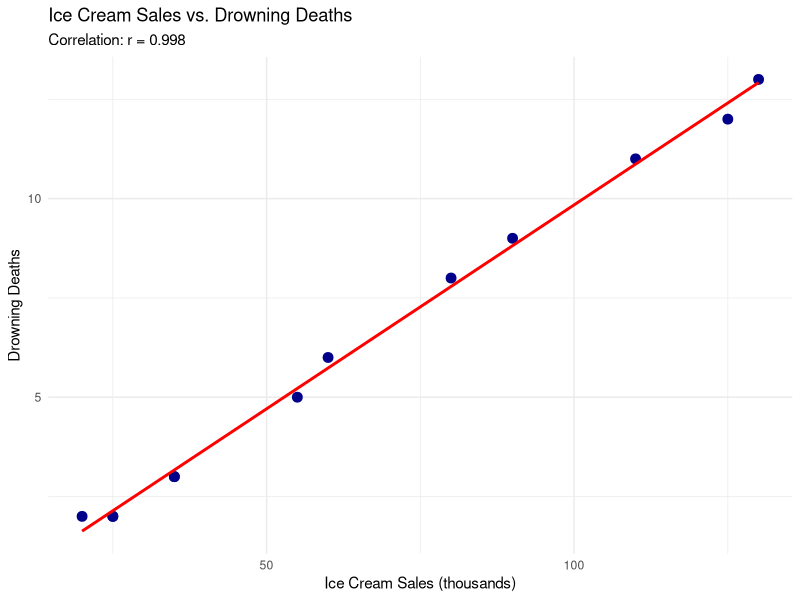
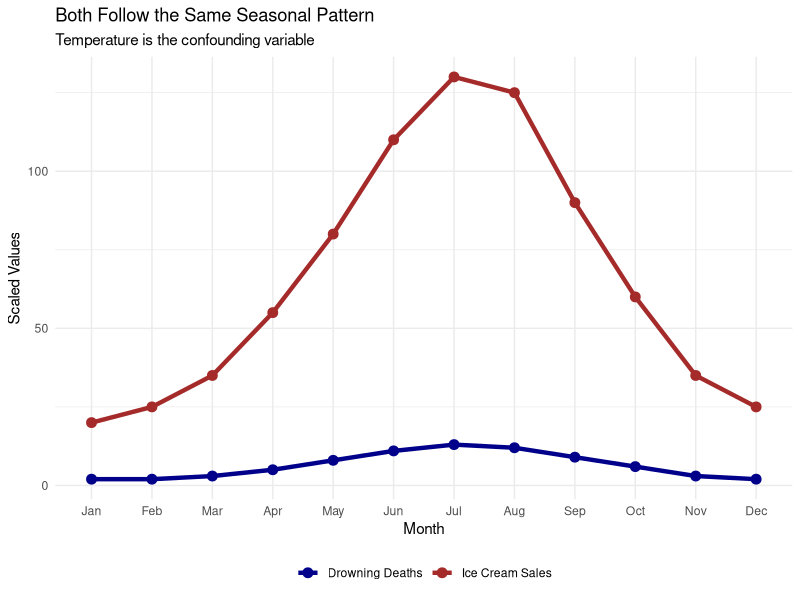
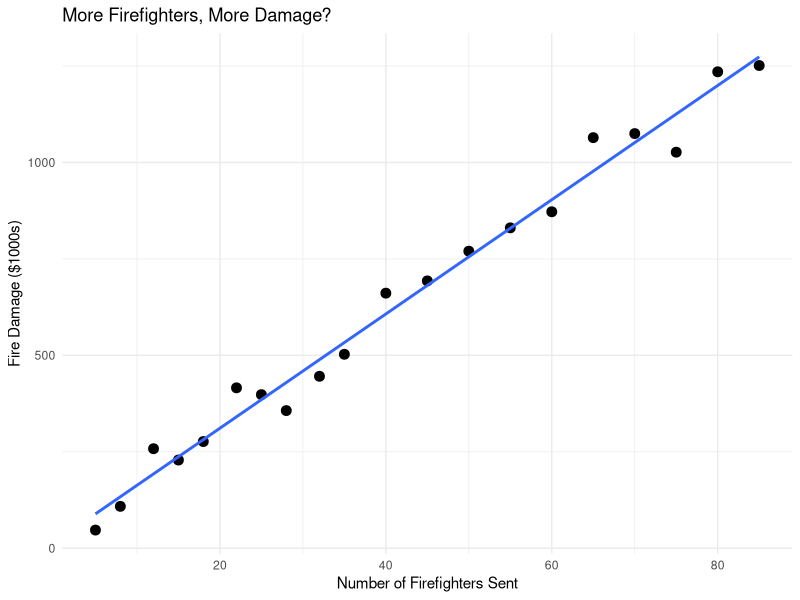
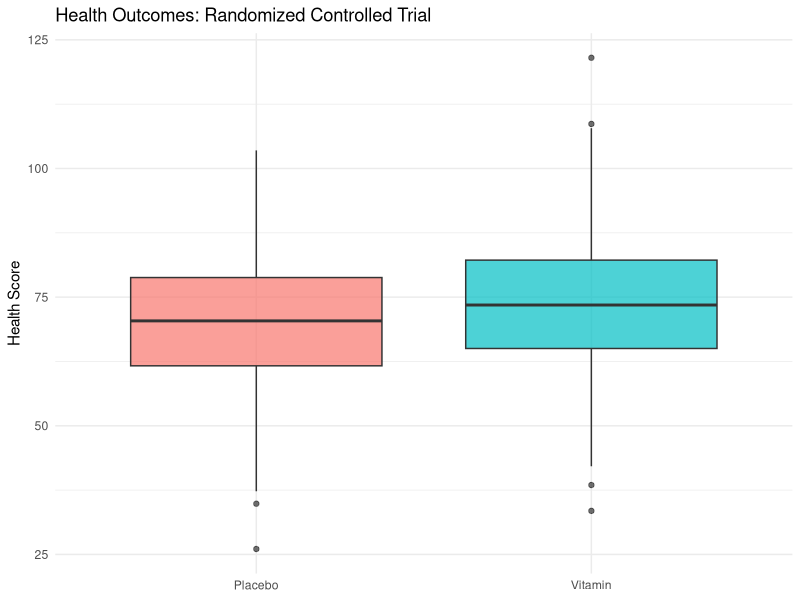
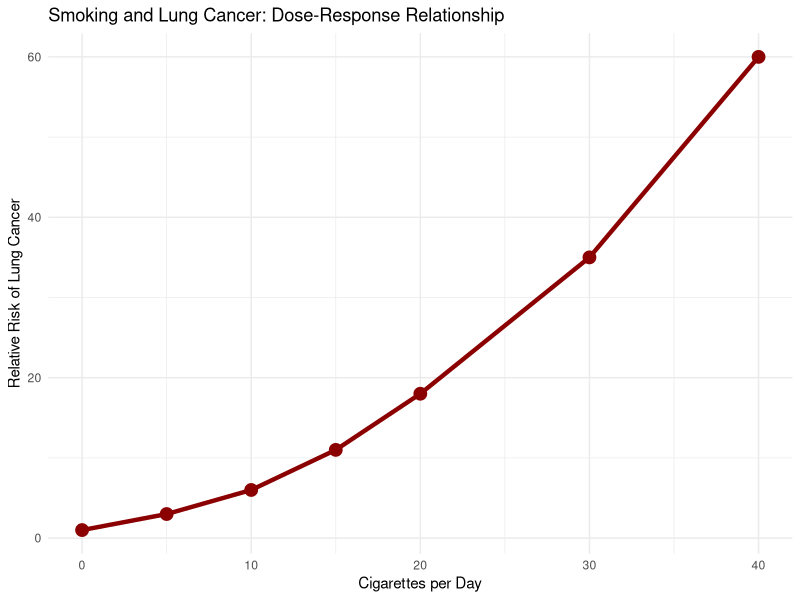
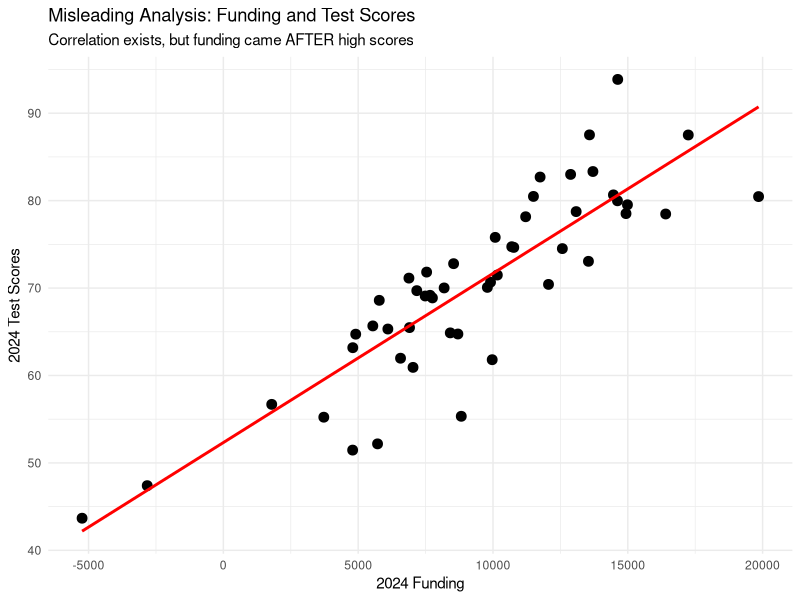

Here is the R script that generated these plots, in order:
## ---- chunk 1
knitr::opts_chunk$set(echo = TRUE)
library(tidyverse)
## ---- chunk 2
# Simulated monthly data
months <- c("Jan", "Feb", "Mar", "Apr", "May", "Jun",
            "Jul", "Aug", "Sep", "Oct", "Nov", "Dec")

ice_cream_sales <- c(20, 25, 35, 55, 80, 110, 130, 125, 90, 60, 35, 25)
drowning_deaths <- c(2, 2, 3, 5, 8, 11, 13, 12, 9, 6, 3, 2)
temperature <- c(35, 38, 48, 58, 68, 78, 85, 83, 72, 60, 45, 38)

summer_data <- tibble(
  month = factor(months, levels = months),
  ice_cream_sales = ice_cream_sales,
  drowning_deaths = drowning_deaths,
  temperature = temperature
)

# Calculate correlation
cor_ice_cream_drowning <- cor(ice_cream_sales, drowning_deaths)

# Visualize
ggplot(summer_data, aes(x = ice_cream_sales, y = drowning_deaths)) +
  geom_point(size = 3, color = "darkblue") +
  geom_smooth(method = "lm", se = FALSE, color = "red") +
  labs(
    title = "Ice Cream Sales vs. Drowning Deaths",
    subtitle = paste0("Correlation: r = ", round(cor_ice_cream_drowning, 3)),
    x = "Ice Cream Sales (thousands)",
    y = "Drowning Deaths"
  ) +
  theme_minimal()
## ---- chunk 3
# Show temperature as the confounding variable
summer_data |>
  pivot_longer(cols = c(ice_cream_sales, drowning_deaths),
               names_to = "variable",
               values_to = "value") |>
  ggplot(aes(x = month, y = value, color = variable, group = variable)) +
  geom_line(size = 1.5) +
  geom_point(size = 3) +
  scale_color_manual(values = c("ice_cream_sales" = "brown",
                                "drowning_deaths" = "darkblue"),
                    labels = c("Drowning Deaths", "Ice Cream Sales")) +
  labs(
    title = "Both Follow the Same Seasonal Pattern",
    subtitle = "Temperature is the confounding variable",
    x = "Month",
    y = "Scaled Values",
    color = NULL
  ) +
  theme_minimal() +
  theme(legend.position = "bottom")
## ---- chunk 4
# Simulated data
set.seed(123)
fire_data <- tibble(
  city = paste("City", 1:20),
  firefighters_sent = c(5, 8, 12, 15, 18, 22, 25, 28, 32, 35,
                       40, 45, 50, 55, 60, 65, 70, 75, 80, 85),
  fire_damage = firefighters_sent * 15 + rnorm(20, 0, 50)
)

ggplot(fire_data, aes(x = firefighters_sent, y = fire_damage)) +
  geom_point(size = 3) +
  geom_smooth(method = "lm", se = FALSE) +
  labs(
    title = "More Firefighters, More Damage?",
    x = "Number of Firefighters Sent",
    y = "Fire Damage ($1000s)"
  ) +
  theme_minimal()

cat("Correlation:", round(cor(fire_data$firefighters_sent,
                              fire_data$fire_damage), 3))
## ---- chunk 5
# Simulate a randomized experiment
set.seed(456)

# Create two groups
experiment_data <- tibble(
  person_id = 1:1000,
  treatment = sample(c("Vitamin", "Placebo"), 1000, replace = TRUE),
  # Simulate baseline health (same distribution for both groups)
  baseline_health = rnorm(1000, mean = 70, sd = 10),
  # Add small treatment effect for vitamin group
  health_outcome = baseline_health +
    if_else(treatment == "Vitamin", 3, 0) +
    rnorm(1000, 0, 8)
)

# Compare groups
experiment_summary <- experiment_data |>
  group_by(treatment) |>
  summarise(
    n = n(),
    mean_baseline = mean(baseline_health),
    mean_outcome = mean(health_outcome),
    improvement = mean_outcome - mean_baseline
  )

experiment_summary

# Visualize
ggplot(experiment_data, aes(x = treatment, y = health_outcome, fill = treatment)) +
  geom_boxplot(alpha = 0.7) +
  labs(
    title = "Health Outcomes: Randomized Controlled Trial",
    x = NULL,
    y = "Health Score"
  ) +
  theme_minimal() +
  theme(legend.position = "none")
## ---- chunk 6
study_types <- tibble(
  design = c("Anecdote/Case Study",
             "Cross-sectional Survey",
             "Observational Cohort Study",
             "Randomized Controlled Trial",
             "Meta-analysis of RCTs"),

  description = c(
    "A single person's experience",
    "Survey asking people about habits and outcomes at one time",
    "Follow people over time, compare those who do X vs. don't",
    "Randomly assign people to treatment or control",
    "Combine results from multiple randomized trials"
  ),

  example = c(
    "I ate kale and lost 10 pounds",
    "Coffee drinkers report less depression",
    "Track 10,000 people for 20 years, compare diet and health",
    "Randomly assign 500 people to exercise program or not",
    "Combine 30 studies on exercise and heart health"
  ),

  strength = c(1, 2, 3, 4, 5),  # 1 = weakest, 5 = strongest

  can_claim_causation = c("No", "No", "Maybe", "Yes", "Yes (strongest)")
)

study_types
## ---- chunk 7
# Simulated data showing dose-response relationship
smoking_data <- tibble(
  cigarettes_per_day = c(0, 5, 10, 15, 20, 30, 40),
  lung_cancer_risk = c(1, 3, 6, 11, 18, 35, 60),  # Risk relative to non-smokers
  group_label = c("Non-smoker", "Light", "Light", "Moderate",
                  "Moderate", "Heavy", "Heavy")
)

ggplot(smoking_data, aes(x = cigarettes_per_day, y = lung_cancer_risk)) +
  geom_line(size = 1.5, color = "darkred") +
  geom_point(size = 4, color = "darkred") +
  labs(
    title = "Smoking and Lung Cancer: Dose-Response Relationship",
    x = "Cigarettes per Day",
    y = "Relative Risk of Lung Cancer"
  ) +
  theme_minimal()
## ---- chunk 8
# Both causal directions are plausible
causal_directions <- tibble(
  direction = c("Social Media → Depression",
                "Depression → Social Media",
                "Confounding Variable → Both"),

  explanation = c(
    "Using social media causes comparison, cyberbullying, FOMO",
    "Depressed people use social media more to cope or connect",
    "Loneliness causes both depression and social media use"
  ),

  evidence_needed = c(
    "RCT: Reduce social media use, measure depression change",
    "RCT: Treat depression, measure social media use change",
    "Measure loneliness, see if it explains both"
  )
)

causal_directions
## ---- chunk 9
# Simulate the scenario
set.seed(789)
school_data <- tibble(
  school = paste("School", 1:50),
  test_scores_2023 = rnorm(50, mean = 70, sd = 10),
  # Funding in 2024 based on 2023 scores
  funding_2024 = 10000 + (test_scores_2023 - 70) * 500 + rnorm(50, 0, 1000),
  # Scores in 2024 slightly correlated with 2023 scores
  test_scores_2024 = test_scores_2023 + rnorm(50, 2, 5)
)

# This analysis is WRONG because it doesn't account for time order
ggplot(school_data, aes(x = funding_2024, y = test_scores_2024)) +
  geom_point(size = 3) +
  geom_smooth(method = "lm", se = FALSE, color = "red") +
  labs(
    title = "Misleading Analysis: Funding and Test Scores",
    subtitle = "Correlation exists, but funding came AFTER high scores",
    x = "2024 Funding",
    y = "2024 Test Scores"
  ) +
  theme_minimal()
## ---- chunk 10
causal_checklist <- tibble(
  question = c(
    "Was this a randomized experiment?",
    "If not, what confounding variables might exist?",
    "Does the cause come before the effect?",
    "Could reverse causation explain this?",
    "Is there a dose-response relationship?",
    "Have multiple studies found the same thing?",
    "Is there a plausible mechanism?",
    "What do the researchers themselves claim?",
    "Am I overstating the findings?"
  ),

  if_yes = c(
    "Stronger evidence for causation",
    "Mention these in your story",
    "Necessary for causation",
    "Mention this possibility",
    "Stronger evidence for causation",
    "Stronger evidence for causation",
    "Include this in explanation",
    "Don't go beyond their claims",
    "Revise your language"
  )
)

causal_checklist
